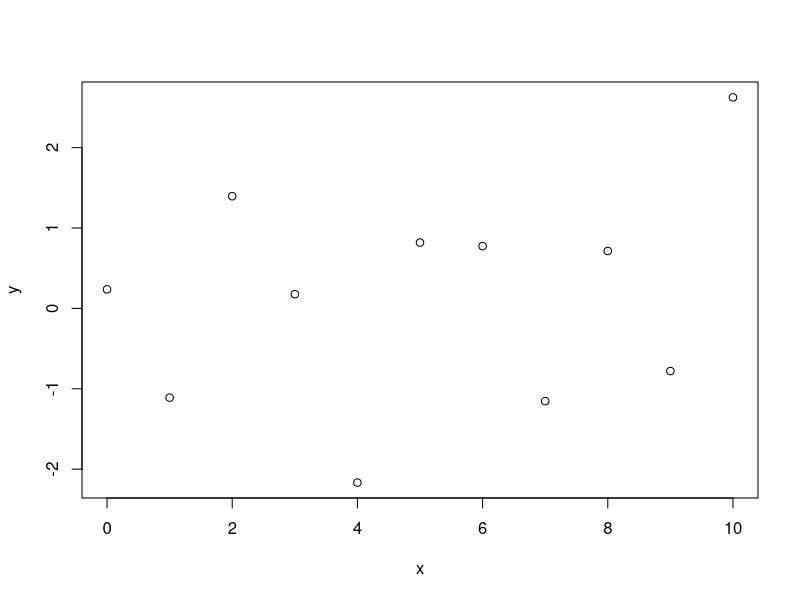

The R script that drew this image:
x <- seq(0, 10)
y <- rnorm(11)
plot_1 <- plot(y~x)
#after plotting claculate a linear model
m_1 <- lm(y ~ x)
summary(m_1)
